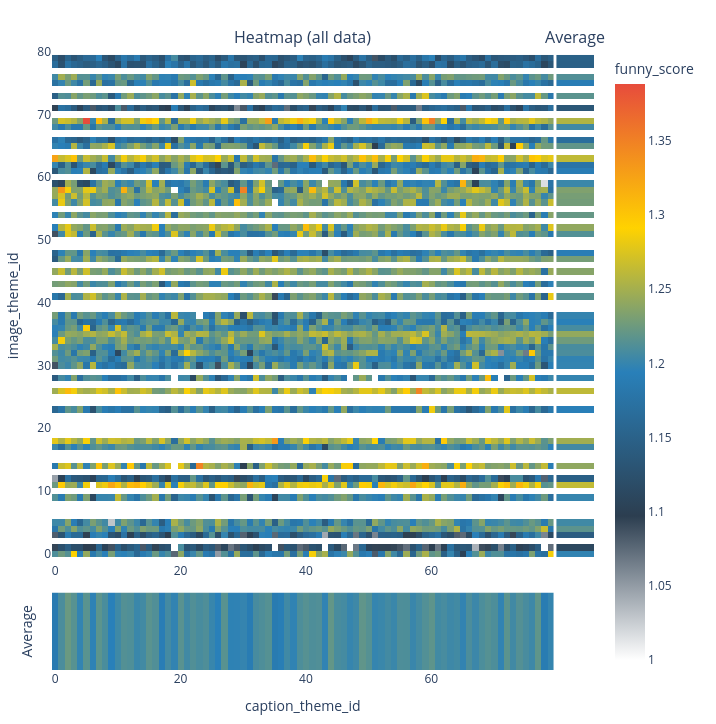

The notebook cell saved with this chart:
### Code cell
# Plot heatmap from full data for COUNT
fig = p3_util.heatmap_from_df(df_heatmap,
                      x_col="caption_theme_id",
                      y_col="image_theme_id",
                      value_col="funny_score",
                      colors = ["#ffffff",
                                "#2c3e50",
                                "#2980b9",
                                "#ffd200",
                                "#e74c3c"],
                      title = "Heatmap (all data)",
                      width=800)

fig.show()

### Figure 1 — Plotly figure (JSON) as saved in the notebook; plotly's stock layout.template omitted (floating-point values rounded to 4 significant figures; data arrays with more than 128 entries replaced by an {"elided": "..."} marker saying what was removed)
{"data": [{"coloraxis": "coloraxis", "hovertemplate": "caption_theme_id: %{x}<br>image_theme_id: %{y}<br>funny_score: %{z}<extra></extra>", "showscale": true, "type": "heatmap", "x": [0, 1, 2, 3, 4, 5, 6, 7, 8, 9, 10, 11, 12, 13, 14, 15, 16, 17, 18, 19, 20, 21, 22, 23, 24, 25, 26, 27, 28, 29, 30, 31, 32, 33, 34, 35, 36, 37, 38, 39, 40, 41, 42, 43, 44, 45, 46, 47, 48, 49, 50, 51, 52, 53, 54, 55, 56, 57, 58, 59, 60, 61, 62, 63, 64, 65, 66, 67, 68, 69, 70, 71, 72, 73, 74, 75, 76, 77, 78, 79], "xaxis": "x", "y": [0, 1, 2, 3, 4, 5, 6, 7, 8, 9, 10, 11, 12, 13, 14, 15, 16, 17, 18, 19, 20, 21, 22, 23, 24, 25, 26, 27, 28, 29, 30, 31, 32, 33, 34, 35, 36, 37, 38, 39, 40, 41, 42, 43, 44, 45, 46, 47, 48, 49, 50, 51, 52, 53, 54, 55, 56, 57, 58, 59, 60, 61, 62, 63, 64, 65, 66, 67, 68, 69, 70, 71, 72, 73, 74, 75, 76, 77, 78, 79], "yaxis": "y", "z": {"elided": "80x80 float values"}}, {"coloraxis": "coloraxis", "hovertemplate": "image_theme_id: %{y}<br>mean funny_score: %{z}<extra></extra>", "showscale": false, "type": "heatmap", "x": ["avg"], "xaxis": "x2", "y": [0, 1, 2, 3, 4, 5, 6, 7, 8, 9, 10, 11, 12, 13, 14, 15, 16, 17, 18, 19, 20, 21, 22, 23, 24, 25, 26, 27, 28, 29, 30, 31, 32, 33, 34, 35, 36, 37, 38, 39, 40, 41, 42, 43, 44, 45, 46, 47, 48, 49, 50, 51, 52, 53, 54, 55, 56, 57, 58, 59, 60, 61, 62, 63, 64, 65, 66, 67, 68, 69, 70, 71, 72, 73, 74, 75, 76, 77, 78, 79], "yaxis": "y2", "z": [[1.198], [1.111], [NaN], [1.142], [1.217], [1.205], [NaN], [NaN], [NaN], [1.2], [NaN], [1.264], [1.147], [NaN], [1.241], [NaN], [NaN], [1.205], [1.249], [NaN], [NaN], [NaN], [NaN], [1.193], [NaN], [NaN], [1.262], [NaN], [1.199], [NaN], [1.199], [1.198], [1.21], [1.208], [1.226], [1.242], [1.208], [1.193], [1.199], [NaN], [NaN], [1.215], [NaN], [1.214], [NaN], [1.237], [NaN], [1.229], [1.19], [NaN], [NaN], [1.213], [1.241], [NaN], [1.221], [NaN], [1.228], [1.23], [1.234], [1.202], [NaN], [1.19], [1.177], [1.262], [NaN], [1.219], [1.168], [NaN], [1.204], [1.256], [NaN], [1.134], [NaN], [1.217], [NaN], [1.19], [1.212], [NaN], [1.147], [1.148]]}, {"coloraxis": "coloraxis", "hovertemplate": "caption_theme_id: %{x}<br>mean funny_score: %{z}<extra></extra>", "showscale": false, "type": "heatmap", "x": [0, 1, 2, 3, 4, 5, 6, 7, 8, 9, 10, 11, 12, 13, 14, 15, 16, 17, 18, 19, 20, 21, 22, 23, 24, 25, 26, 27, 28, 29, 30, 31, 32, 33, 34, 35, 36, 37, 38, 39, 40, 41, 42, 43, 44, 45, 46, 47, 48, 49, 50, 51, 52, 53, 54, 55, 56, 57, 58, 59, 60, 61, 62, 63, 64, 65, 66, 67, 68, 69, 70, 71, 72, 73, 74, 75, 76, 77, 78, 79], "xaxis": "x3", "y": ["avg"], "yaxis": "y3", "z": [[1.186, 1.21, 1.224, 1.215, 1.199, 1.216, 1.196, 1.217, 1.209, 1.194, 1.204, 1.213, 1.212, 1.202, 1.206, 1.216, 1.212, 1.19, 1.206, 1.198, 1.216, 1.205, 1.212, 1.208, 1.211, 1.201, 1.194, 1.216, 1.197, 1.197, 1.2, 1.189, 1.208, 1.211, 1.214, 1.187, 1.191, 1.205, 1.198, 1.21, 1.215, 1.211, 1.212, 1.198, 1.22, 1.209, 1.207, 1.2, 1.204, 1.219, 1.214, 1.2, 1.202, 1.206, 1.202, 1.211, 1.211, 1.202, 1.207, 1.213, 1.218, 1.206, 1.208, 1.204, 1.206, 1.198, 1.21, 1.203, 1.21, 1.214, 1.211, 1.198, 1.217, 1.205, 1.214, 1.209, 1.204, 1.219, 1.188, 1.2]]}], "layout": {"annotations": [{"font": {"size": 16}, "showarrow": false, "text": "Heatmap (all data)", "x": 0.4627, "xanchor": "center", "xref": "paper", "y": 1, "yanchor": "bottom", "yref": "paper"}, {"font": {"size": 16}, "showarrow": false, "text": "Average", "x": 0.9652, "xanchor": "center", "xref": "paper", "y": 1, "yanchor": "bottom", "yref": "paper"}], "coloraxis": {"colorbar": {"title": {"text": "funny_score"}}, "colorscale": [[0, "#ffffff"], [0.25, "#2c3e50"], [0.5, "#2980b9"], [0.75, "#ffd200"], [1, "#e74c3c"]]}, "height": 724, "margin": {"b": 12, "l": 12, "r": 12, "t": 50}, "plot_bgcolor": "white", "title": {}, "width": 716, "xaxis": {"anchor": "y", "constrain": "range", "domain": [0, 0.9254], "title": {}}, "xaxis2": {"anchor": "y2", "domain": [0.9304, 1], "visible": false}, "xaxis3": {"anchor": "y3", "domain": [0, 0.9254], "matches": "x", "title": {"text": "caption_theme_id"}}, "yaxis": {"anchor": "x", "constrain": "range", "domain": [0.175, 1], "scaleanchor": "x", "scaleratio": 1, "title": {"text": "image_theme_id"}}, "yaxis2": {"anchor": "x2", "domain": [0.175, 1], "matches": "y", "showticklabels": false, "title": {}}, "yaxis3": {"anchor": "x3", "domain": [0, 0.125], "showticklabels": false, "title": {"text": "Average"}}}}
